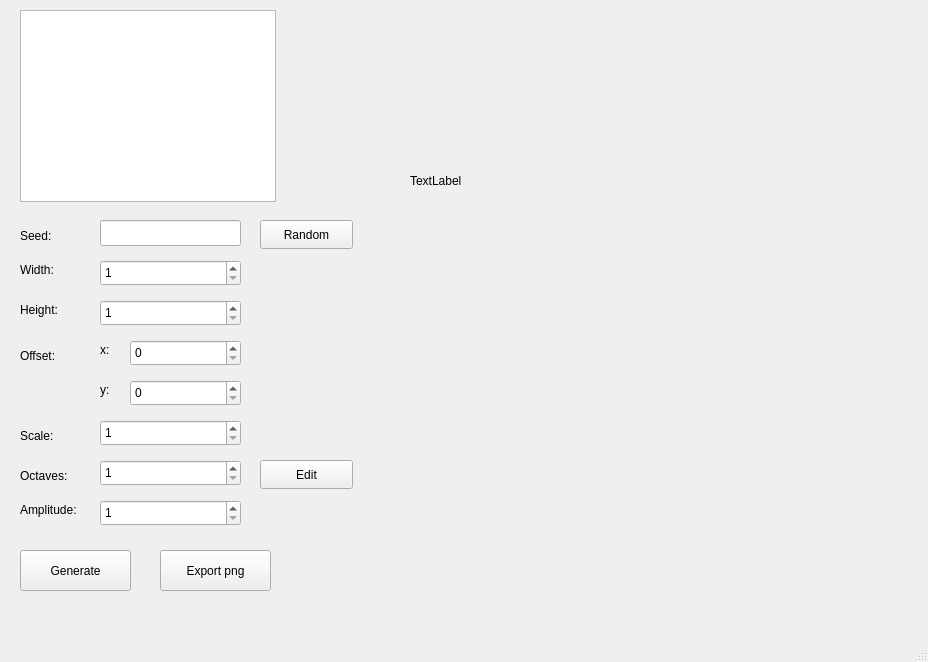
<?xml version="1.0" encoding="UTF-8"?>
<ui version="4.0">
 <class>MainWindow</class>
 <widget class="QMainWindow" name="MainWindow">
  <property name="geometry">
   <rect>
    <x>0</x>
    <y>0</y>
    <width>928</width>
    <height>662</height>
   </rect>
  </property>
  <property name="windowTitle">
   <string>MainWindow</string>
  </property>
  <widget class="QWidget" name="centralwidget">
   <widget class="QPushButton" name="randomPB">
    <property name="geometry">
     <rect>
      <x>260</x>
      <y>220</y>
      <width>93</width>
      <height>29</height>
     </rect>
    </property>
    <property name="text">
     <string>Random</string>
    </property>
   </widget>
   <widget class="QLabel" name="seedL">
    <property name="geometry">
     <rect>
      <x>20</x>
      <y>220</y>
      <width>71</width>
      <height>31</height>
     </rect>
    </property>
    <property name="text">
     <string>Seed:</string>
    </property>
   </widget>
   <widget class="QLabel" name="centerL">
    <property name="geometry">
     <rect>
      <x>20</x>
      <y>340</y>
      <width>71</width>
      <height>31</height>
     </rect>
    </property>
    <property name="text">
     <string>Offset:</string>
    </property>
   </widget>
   <widget class="QLabel" name="scaleL">
    <property name="geometry">
     <rect>
      <x>20</x>
      <y>420</y>
      <width>71</width>
      <height>31</height>
     </rect>
    </property>
    <property name="text">
     <string>Scale:</string>
    </property>
   </widget>
   <widget class="QLineEdit" name="seedLE">
    <property name="geometry">
     <rect>
      <x>100</x>
      <y>220</y>
      <width>141</width>
      <height>26</height>
     </rect>
    </property>
    <property name="maxLength">
     <number>32769</number>
    </property>
   </widget>
   <widget class="QPushButton" name="generatePB">
    <property name="geometry">
     <rect>
      <x>20</x>
      <y>550</y>
      <width>111</width>
      <height>41</height>
     </rect>
    </property>
    <property name="text">
     <string>Generate</string>
    </property>
   </widget>
   <widget class="QGraphicsView" name="graphicsView">
    <property name="geometry">
     <rect>
      <x>20</x>
      <y>10</y>
      <width>256</width>
      <height>192</height>
     </rect>
    </property>
   </widget>
   <widget class="QLabel" name="widthL">
    <property name="geometry">
     <rect>
      <x>20</x>
      <y>260</y>
      <width>63</width>
      <height>20</height>
     </rect>
    </property>
    <property name="text">
     <string>Width:</string>
    </property>
   </widget>
   <widget class="QLabel" name="heightL">
    <property name="geometry">
     <rect>
      <x>20</x>
      <y>300</y>
      <width>63</width>
      <height>20</height>
     </rect>
    </property>
    <property name="text">
     <string>Height:</string>
    </property>
   </widget>
   <widget class="QLabel" name="octavesL">
    <property name="geometry">
     <rect>
      <x>20</x>
      <y>460</y>
      <width>101</width>
      <height>31</height>
     </rect>
    </property>
    <property name="text">
     <string>Octaves:</string>
    </property>
   </widget>
   <widget class="QLabel" name="amplitudeL">
    <property name="geometry">
     <rect>
      <x>20</x>
      <y>500</y>
      <width>81</width>
      <height>20</height>
     </rect>
    </property>
    <property name="text">
     <string>Amplitude:</string>
    </property>
   </widget>
   <widget class="QSpinBox" name="widthSB">
    <property name="geometry">
     <rect>
      <x>100</x>
      <y>260</y>
      <width>141</width>
      <height>26</height>
     </rect>
    </property>
    <property name="minimum">
     <number>1</number>
    </property>
    <property name="maximum">
     <number>4097</number>
    </property>
   </widget>
   <widget class="QSpinBox" name="heightSB">
    <property name="geometry">
     <rect>
      <x>100</x>
      <y>300</y>
      <width>141</width>
      <height>26</height>
     </rect>
    </property>
    <property name="minimum">
     <number>1</number>
    </property>
    <property name="maximum">
     <number>4097</number>
    </property>
   </widget>
   <widget class="QLabel" name="xCenterL">
    <property name="geometry">
     <rect>
      <x>100</x>
      <y>340</y>
      <width>21</width>
      <height>20</height>
     </rect>
    </property>
    <property name="text">
     <string>x:</string>
    </property>
   </widget>
   <widget class="QLabel" name="yCenterL">
    <property name="geometry">
     <rect>
      <x>100</x>
      <y>380</y>
      <width>21</width>
      <height>20</height>
     </rect>
    </property>
    <property name="text">
     <string>y:</string>
    </property>
   </widget>
   <widget class="QSpinBox" name="octavesSB">
    <property name="geometry">
     <rect>
      <x>100</x>
      <y>460</y>
      <width>141</width>
      <height>26</height>
     </rect>
    </property>
    <property name="minimum">
     <number>1</number>
    </property>
    <property name="maximum">
     <number>10</number>
    </property>
   </widget>
   <widget class="QPushButton" name="editOtavesPB">
    <property name="geometry">
     <rect>
      <x>260</x>
      <y>460</y>
      <width>93</width>
      <height>29</height>
     </rect>
    </property>
    <property name="text">
     <string>Edit</string>
    </property>
   </widget>
   <widget class="QSpinBox" name="scaleSB">
    <property name="geometry">
     <rect>
      <x>100</x>
      <y>420</y>
      <width>141</width>
      <height>26</height>
     </rect>
    </property>
    <property name="minimum">
     <number>1</number>
    </property>
    <property name="maximum">
     <number>8</number>
    </property>
    <property name="singleStep">
     <number>0</number>
    </property>
   </widget>
   <widget class="QSpinBox" name="centerXSB">
    <property name="geometry">
     <rect>
      <x>130</x>
      <y>340</y>
      <width>111</width>
      <height>26</height>
     </rect>
    </property>
    <property name="minimum">
     <number>0</number>
    </property>
    <property name="maximum">
     <number>65536</number>
    </property>
   </widget>
   <widget class="QSpinBox" name="centerYSB">
    <property name="geometry">
     <rect>
      <x>130</x>
      <y>380</y>
      <width>111</width>
      <height>26</height>
     </rect>
    </property>
    <property name="minimum">
     <number>0</number>
    </property>
    <property name="maximum">
     <number>65536</number>
    </property>
   </widget>
   <widget class="QSpinBox" name="amplitudeSB">
    <property name="geometry">
     <rect>
      <x>100</x>
      <y>500</y>
      <width>141</width>
      <height>26</height>
     </rect>
    </property>
    <property name="minimum">
     <number>1</number>
    </property>
    <property name="maximum">
     <number>10</number>
    </property>
   </widget>
   <widget class="QLabel" name="outputL">
    <property name="geometry">
     <rect>
      <x>410</x>
      <y>70</y>
      <width>321</width>
      <height>221</height>
     </rect>
    </property>
    <property name="text">
     <string>TextLabel</string>
    </property>
    <property name="scaledContents">
     <bool>true</bool>
    </property>
   </widget>
   <widget class="QPushButton" name="imagePB">
    <property name="geometry">
     <rect>
      <x>160</x>
      <y>550</y>
      <width>111</width>
      <height>41</height>
     </rect>
    </property>
    <property name="text">
     <string>Export png</string>
    </property>
   </widget>
  </widget>
  <widget class="QMenuBar" name="menubar">
   <property name="geometry">
    <rect>
     <x>0</x>
     <y>0</y>
     <width>928</width>
     <height>26</height>
    </rect>
   </property>
  </widget>
  <widget class="QStatusBar" name="statusbar"/>
 </widget>
 <resources/>
 <connections/>
</ui>
